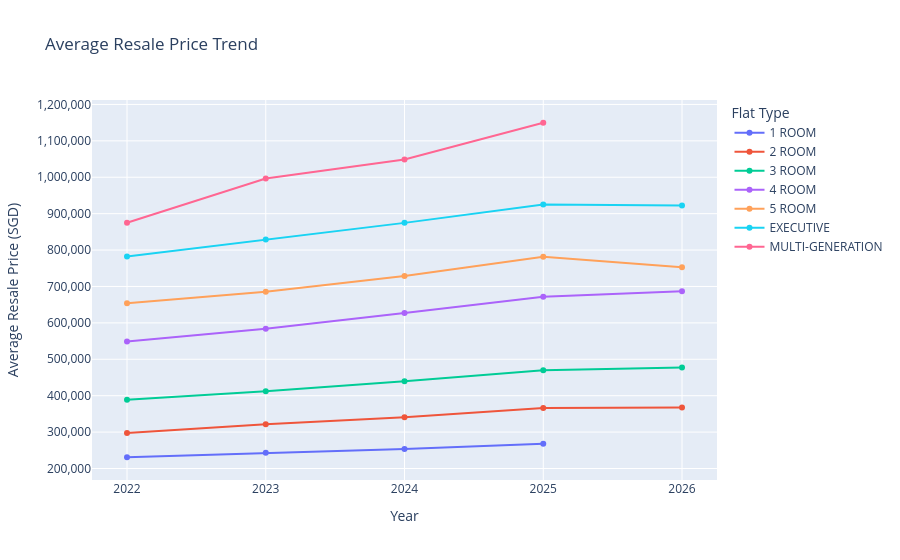

The notebook cell saved with this chart:
### Code cell
# Understanding the Average resale price by year and flat type
avg_by_year = (
    df.groupby(['year', 'flat_type'])['resale_price']
      .mean()
      .reset_index()
)

order = ["1 ROOM","2 ROOM","3 ROOM","4 ROOM","5 ROOM","EXECUTIVE","MULTI-GENERATION"]

fig = plotly.graph_objects.Figure()
for ft in order:
    sub = avg_by_year[avg_by_year['flat_type'] == ft]
    fig.add_trace(plotly.graph_objects.Scatter(
        x=sub['year'],
        y=sub['resale_price'],
        mode='lines+markers',
        name=ft
    ))

fig.update_layout(
    title="Average Resale Price Trend",
    xaxis_title="Year",
    yaxis_title="Average Resale Price (SGD)",
    legend_title="Flat Type",
    xaxis=dict(dtick=1)
)
fig.update_layout(
    yaxis=dict(dtick=100_000, tickformat=",.0f")
)
fig.show()

### Figure 1 — Plotly figure (JSON) as saved in the notebook; plotly's stock layout.template omitted (floating-point values rounded to 4 significant figures)
{"data": [{"mode": "lines+markers", "name": "1 ROOM", "type": "scatter", "x": [2022, 2023, 2024, 2025], "y": [230900.0, 243000.0, 253400.0, 268200.0]}, {"mode": "lines+markers", "name": "2 ROOM", "type": "scatter", "x": [2022, 2023, 2024, 2025, 2026], "y": [297600.0, 321400.0, 340900.0, 365800.0, 367500.0]}, {"mode": "lines+markers", "name": "3 ROOM", "type": "scatter", "x": [2022, 2023, 2024, 2025, 2026], "y": [389000.0, 411900.0, 439900.0, 469900.0, 477400.0]}, {"mode": "lines+markers", "name": "4 ROOM", "type": "scatter", "x": [2022, 2023, 2024, 2025, 2026], "y": [549000.0, 584100.0, 627400.0, 672000.0, 687100.0]}, {"mode": "lines+markers", "name": "5 ROOM", "type": "scatter", "x": [2022, 2023, 2024, 2025, 2026], "y": [654300.0, 685300.0, 728600.0, 781600.0, 752700.0]}, {"mode": "lines+markers", "name": "EXECUTIVE", "type": "scatter", "x": [2022, 2023, 2024, 2025, 2026], "y": [782000.0, 829300.0, 874700.0, 925300.0, 922500.0]}, {"mode": "lines+markers", "name": "MULTI-GENERATION", "type": "scatter", "x": [2022, 2023, 2024, 2025], "y": [874900.0, 996700.0, 1049000.0, 1150000.0]}], "layout": {"legend": {"title": {"text": "Flat Type"}}, "title": {"text": "Average Resale Price Trend"}, "xaxis": {"dtick": 1, "title": {"text": "Year"}}, "yaxis": {"dtick": 100000, "tickformat": ",.0f", "title": {"text": "Average Resale Price (SGD)"}}}}
